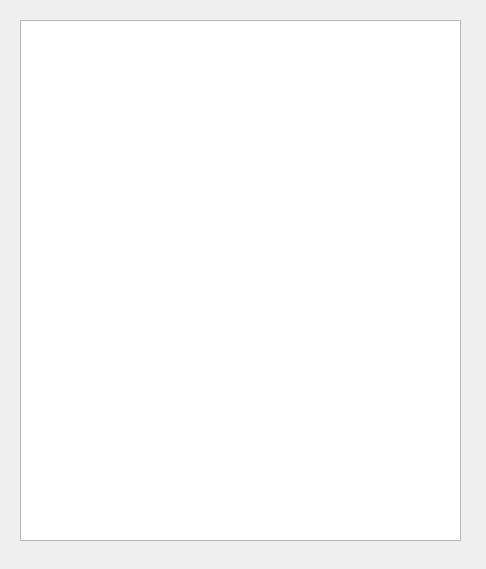
<?xml version="1.0" encoding="UTF-8"?>
<ui version="4.0">
 <class>MainWindow</class>
 <widget class="QMainWindow" name="MainWindow">
  <property name="geometry">
   <rect>
    <x>0</x>
    <y>0</y>
    <width>486</width>
    <height>569</height>
   </rect>
  </property>
  <property name="windowTitle">
   <string>Lista de usuários</string>
  </property>
  <property name="accessibleName">
   <string/>
  </property>
  <widget class="QWidget" name="centralwidget">
   <widget class="QTableView" name="tableView">
    <property name="geometry">
     <rect>
      <x>20</x>
      <y>20</y>
      <width>441</width>
      <height>521</height>
     </rect>
    </property>
   </widget>
  </widget>
 </widget>
 <resources/>
 <connections/>
</ui>
